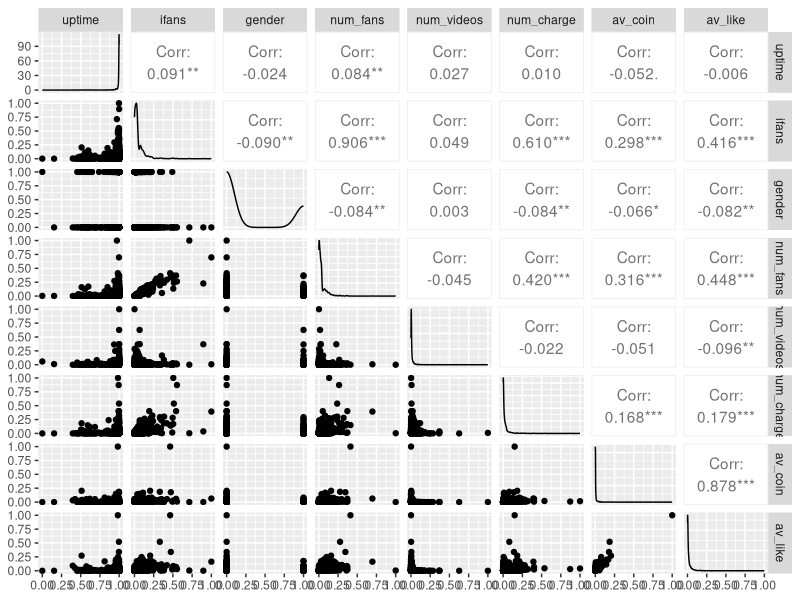
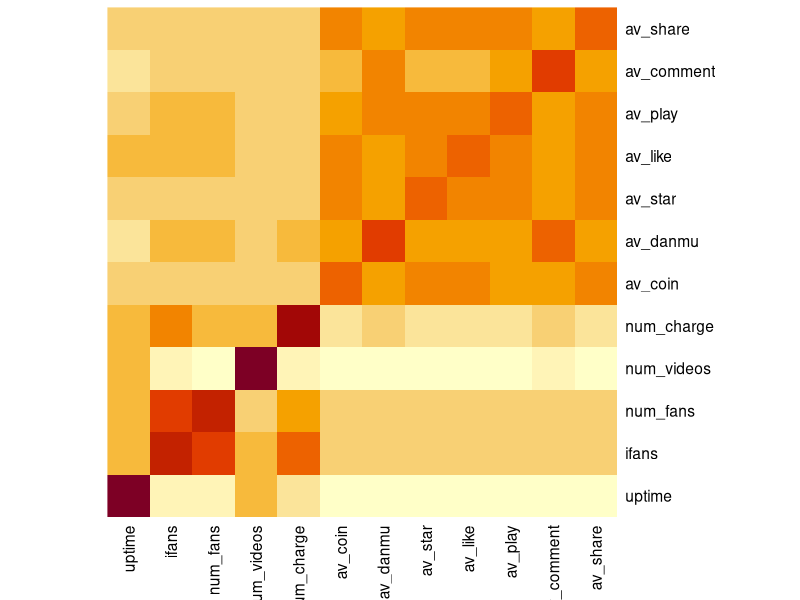
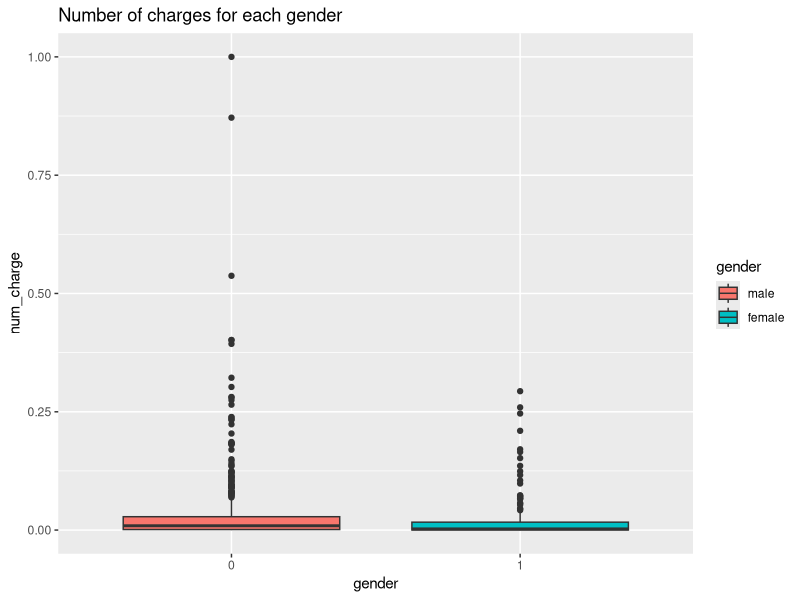
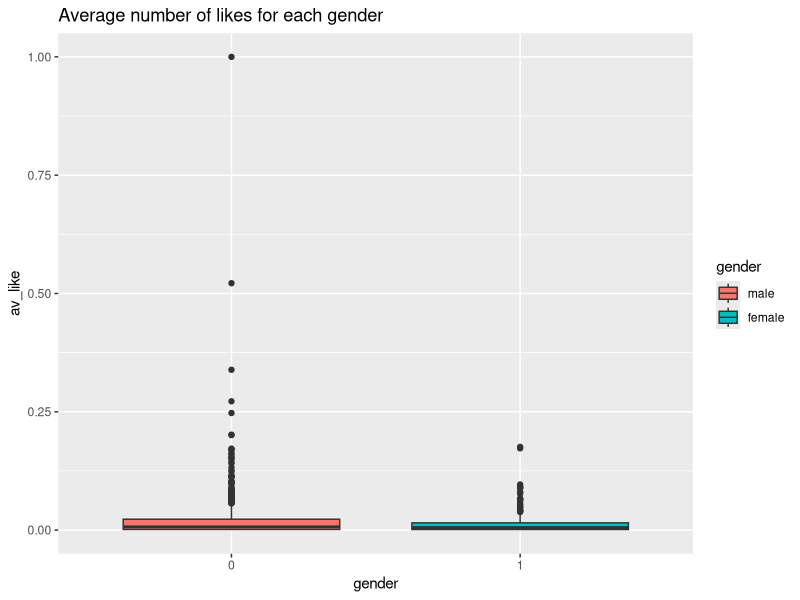
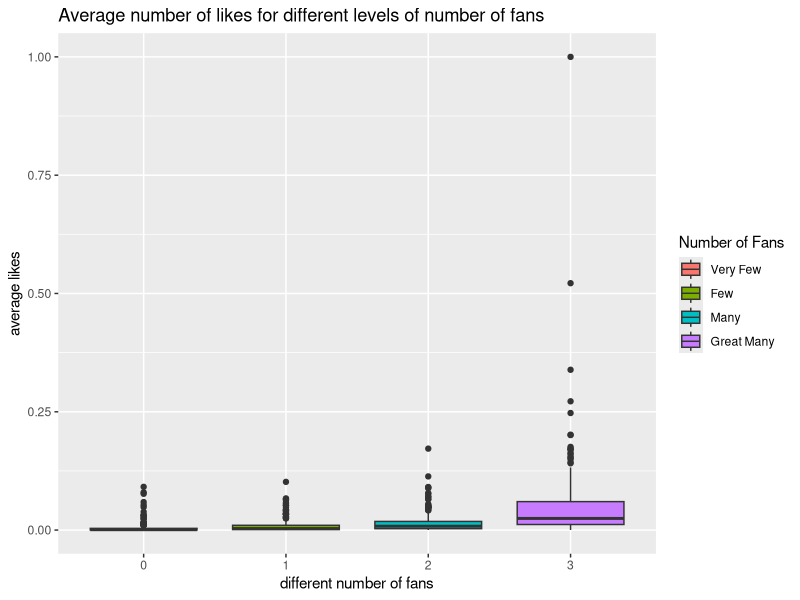
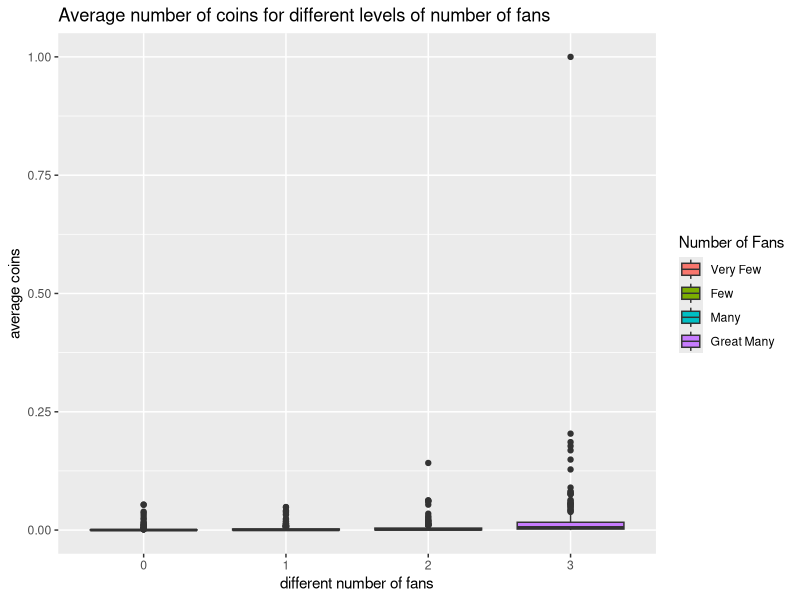
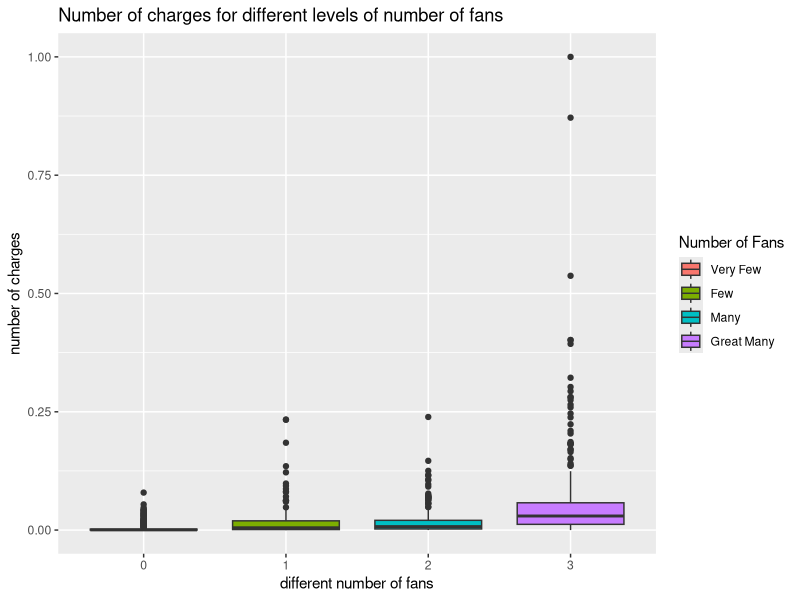
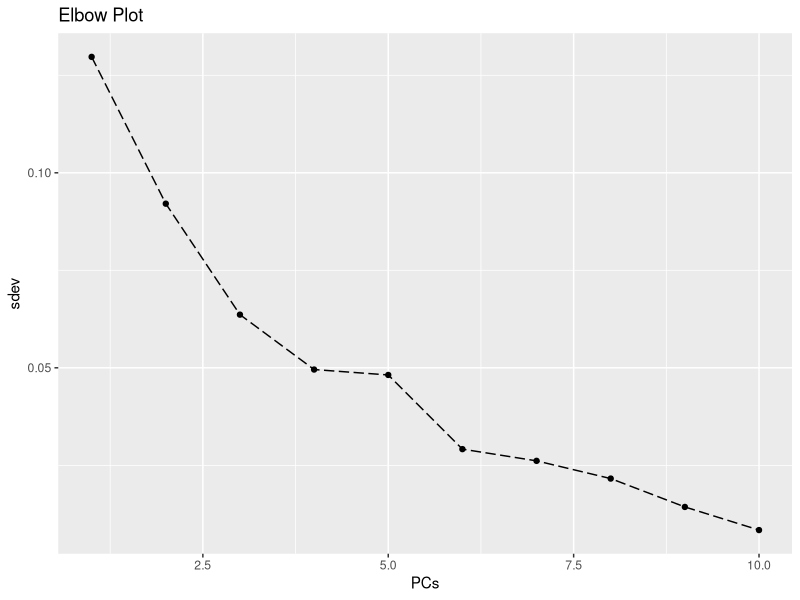

Source code (R) for these figures, in order:
#-*- coding: utf-8 -*-
library(GGally)
library(tidyverse)

data = read.csv("./Datasets/bilibili.csv",header=T)
colnames(data)[1] = "idx"
data$gender = factor(data$gender)
data$fans_cat = factor(data$fans_cat)
data$id = factor(data$id)

## standardized so that every value is in (0,1)
column_max = apply(data[,c(3:4,6,8:16)],2,max)
column_min = apply(data[,c(3:4,6,8:16)],2,min)
data_std = t((t(data[,c(3:4,6,8:16)])-column_min)/(column_max-column_min))
data[,c(3:4,6,8:16)] = data_std
write.csv(data,"./Datasets/std_bilibili.csv")

## Create Scatter Plot Matrix
data$gender = as.numeric(data$gender)-1
ggpairs(data[,c(3:6,8:10,13)])#use av_coin av_like作为代表画spm
corr = cor(data[,c(-1,-2,-5,-7)])
heatmap(corr,Colv = NA,Rowv=NA,scale = "column")
data$gender = factor(data$gender)

## boxplot for each categories
ggplot(data=data)+
  geom_boxplot(aes(x = gender,y=num_charge,fill=gender))+
  labs(title = "Number of charges for each gender")+
  scale_fill_hue(labels = c("male","female"))

ggplot(data=data)+
  geom_boxplot(aes(x = gender,y=av_like,fill=gender))+
  labs(title = "Average number of likes for each gender")+
  scale_fill_hue(labels = c("male","female"))

ggplot(data=data)+
  geom_boxplot(aes(x = fans_cat,y=av_like,fill=fans_cat))+
  labs(title = "Average number of likes for different levels of number of fans")+
  scale_fill_hue(labels = c("Very Few","Few","Many","Great Many"))+
  labs(fill="Number of Fans")+
  ylab("average likes")+
  xlab("different number of fans")

ggplot(data=data)+
  geom_boxplot(aes(x = fans_cat,y=av_coin,fill=fans_cat))+
  labs(title = "Average number of coins for different levels of number of fans")+
  scale_fill_hue(labels = c("Very Few","Few","Many","Great Many"))+
  labs(fill="Number of Fans")+
  ylab("average coins")+
  xlab("different number of fans")

ggplot(data=data)+
  geom_boxplot(aes(x = fans_cat,y=num_charge,fill=fans_cat))+
  labs(title = "Number of charges for different levels of number of fans")+
  scale_fill_hue(labels = c("Very Few","Few","Many","Great Many"))+
  labs(fill="Number of Fans")+
  ylab("number of charges")+
  xlab("different number of fans")

## PCA
## From below, drop the ifans variable
data.pca = prcomp(data[,c(3,8:16)])
ggplot()+
  geom_point(aes(x=1:length(data.pca$sdev),y=data.pca$sdev))+
  geom_line(aes(x=1:length(data.pca$sdev),y=data.pca$sdev),lty="longdash")+
  labs(title="Elbow Plot")+
  xlab("PCs")+
  ylab("sdev")
data.pca$rotation
## 解释性非常差，很难解读
data.pca$sdev^2/sum(data.pca$sdev^2)

## ELASTICNET
library(glmnet)
data$gender = sapply(data$gender,as.integer)-1
Design = as.matrix(data[,c(3,5,8:16)])

## Using Multicategorical glm
cvfit1 = cv.glmnet(Design,as.integer(data$fans_cat))
plot(cvfit1)
s1 = cvfit1$lambda.min
s2 = cvfit1$lambda.1se
lasso1.coef = coef(cvfit1$glmnet.fit,s=s1,exact = F)
lasso1.coef2 = coef(cvfit1$glmnet.fit,s=s2,exact = F)
lasso1.coef
lasso1.coef2

## Using Continuous data(number of fans)
cvfit2 = cv.glmnet(Design,data$num_fans)
plot(cvfit2)
s11 = cvfit2$lambda.min
s21 = cvfit2$lambda.1se
lasso2.coef1 = coef(cvfit2$glmnet.fit,s=s11,exact = F)
lasso2.coef2 = coef(cvfit2$glmnet.fit,s=s21,exact = F)
lasso2.coef1
lasso2.coef2

## From the result above, seemingly have to use all the variables extracted